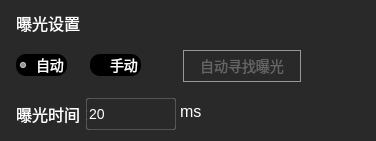
   <widget class="QGroupBox" name="groupBox_ExposureSetting">
    <property name="enabled">
     <bool>false</bool>
    </property>
    <property name="geometry">
     <rect>
      <x>0</x>
      <y>100</y>
      <width>376</width>
      <height>141</height>
     </rect>
    </property>
    <property name="styleSheet">
     <string notr="true">border: none;
background-color: rgb(42, 41, 41); color:white;</string>
    </property>
    <property name="title">
     <string/>
    </property>
    <widget class="QRadioButton" name="radioButton_AutoExpo">
     <property name="geometry">
      <rect>
       <x>16</x>
       <y>54</y>
       <width>51</width>
       <height>22</height>
      </rect>
     </property>
     <property name="styleSheet">
      <string notr="true">QRadioButton {
	font-size: 14px;
	font-family: &quot;Microsoft YaHei UI Light&quot;;

	color: rgba(255,255,255);
    background-color: #808080; /* 未选中时的颜色 */
    border-radius: 10px; /* 圆角 */
}

QRadioButton:checked {
    background-color: #FFA500; /* 选中时的颜色 */
}
QRadioButton:disabled {
    background-color: black; /* 禁用时的背景颜色 */
}</string>
     </property>
     <property name="text">
      <string>自动</string>
     </property>
     <property name="checked">
      <bool>true</bool>
     </property>
    </widget>
    <widget class="QRadioButton" name="radioButton_MannualExpo">
     <property name="geometry">
      <rect>
       <x>90</x>
       <y>54</y>
       <width>51</width>
       <height>22</height>
      </rect>
     </property>
     <property name="styleSheet">
      <string notr="true">QRadioButton {
	font-size: 14px;
	font-family: &quot;Microsoft YaHei UI Light&quot;;

	color: rgba(255,255,255);
    background-color: #808080; /* 未选中时的颜色 */
    border-radius: 10px; /* 圆角 */
}

QRadioButton:checked {
    background-color: #FFA500; /* 选中时的颜色 */
}
QRadioButton:disabled {
    background-color: black; /* 禁用时的背景颜色 */
}</string>
     </property>
     <property name="text">
      <string>手动</string>
     </property>
    </widget>
    <widget class="QPushButton" name="pushButton_autoFindExpTime">
     <property name="geometry">
      <rect>
       <x>183</x>
       <y>50</y>
       <width>118</width>
       <height>32</height>
      </rect>
     </property>
     <property name="styleSheet">
      <string notr="true">QPushButton:Hover
{
	border-radius: 2px;
	border: 1px solid #1765AD;
}
QPushButton:pressed
{
	background: #1765AD;
	border-radius: 2px;
}
QPushButton{
font-size: 14px;
font-family: &quot;Microsoft YaHei UI Light&quot;;
font-weight: 400;
color: #FFFFFF;
line-height: 17px;
border: 1px solid #979797;
}


QPushButton:disabled {
font-size: 14px;
font-family: &quot;Microsoft YaHei UI Light&quot;;
font-weight: 400;
color: #656565;
line-height: 17px;
border: 1px solid #979797;
}
</string>
     </property>
     <property name="text">
      <string>自动寻找曝光</string>
     </property>
    </widget>
    <widget class="QLabel" name="label_6">
     <property name="geometry">
      <rect>
       <x>16</x>
       <y>103</y>
       <width>71</width>
       <height>22</height>
      </rect>
     </property>
     <property name="styleSheet">
      <string notr="true">
font-size: 16px;
font-family: &quot;Microsoft YaHei UI Light&quot;;
font-weight: 400;
color: #FFFFFF;
line-height: 22px;</string>
     </property>
     <property name="text">
      <string>曝光时间：</string>
     </property>
    </widget>
    <widget class="QLineEdit" name="lineEdit_ExposureTime">
     <property name="enabled">
      <bool>false</bool>
     </property>
     <property name="geometry">
      <rect>
       <x>86</x>
       <y>98</y>
       <width>90</width>
       <height>32</height>
      </rect>
     </property>
     <property name="styleSheet">
      <string notr="true">QLineEdit:focus { border-radius: 2px; border: 2px solid rgba(60,154,232,1); }
QLineEdit { border-radius: 2px; border: 1px solid rgba(255,255,255,0.2); }
QLineEdit { font-size: 14px; font-family: &quot;Microsoft YaHei UI Light&quot;;
 font-weight: 400; color: rgba(255,255,255,1); line-height: 22px; }</string>
     </property>
     <property name="text">
      <string>20</string>
     </property>
    </widget>
    <widget class="QLabel" name="label_36">
     <property name="geometry">
      <rect>
       <x>180</x>
       <y>103</y>
       <width>48</width>
       <height>16</height>
      </rect>
     </property>
     <property name="styleSheet">
      <string notr="true">
font-size: 16px;
font-family: &quot;Microsoft YaHei UI Light&quot;;
font-weight: 400;
color: #FFFFFF;
line-height: 22px;</string>
     </property>
     <property name="text">
      <string>ms</string>
     </property>
    </widget>
    <widget class="QLabel" name="label_37">
     <property name="geometry">
      <rect>
       <x>16</x>
       <y>12</y>
       <width>71</width>
       <height>22</height>
      </rect>
     </property>
     <property name="font">
      <font>
       <family>Microsoft YaHei UI Light</family>
       <pointsize>-1</pointsize>
       <weight>50</weight>
       <bold>false</bold>
      </font>
     </property>
     <property name="styleSheet">
      <string notr="true">font-size: 16px;
font-family: &quot;Microsoft YaHei UI Light&quot;;
font-weight: 400;
color: #FFFFFF;
line-height: 22px;</string>
     </property>
     <property name="text">
      <string>曝光设置</string>
     </property>
    </widget>
   </widget>
